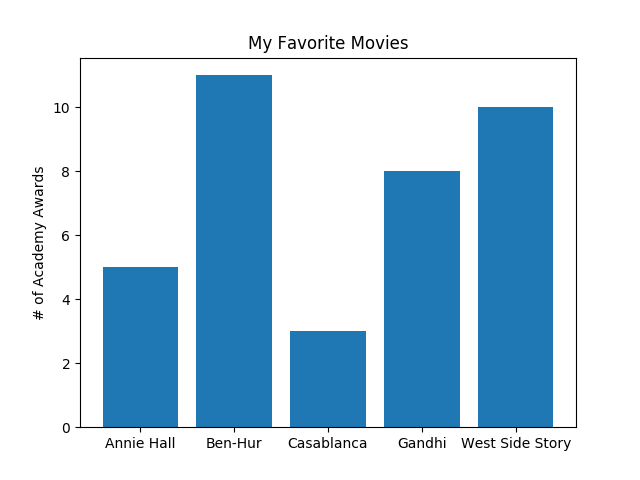

This figure's Python source:
from matplotlib import pyplot as plt

movies = ["Annie Hall", "Ben-Hur", "Casablanca", "Gandhi", "West Side Story"]
num_oscars = [5, 11, 3, 8, 10]

xs = [i for i, _ in enumerate(movies)]

# plot bars with left x-coordinates [xs], heights [num_oscars]
plt.bar(xs, num_oscars)

plt.ylabel("# of Academy Awards")
plt.title("My Favorite Movies")

# label x-axis with movie names at bar centers
plt.xticks([i for i, _ in enumerate(movies)], movies)

plt.show()
